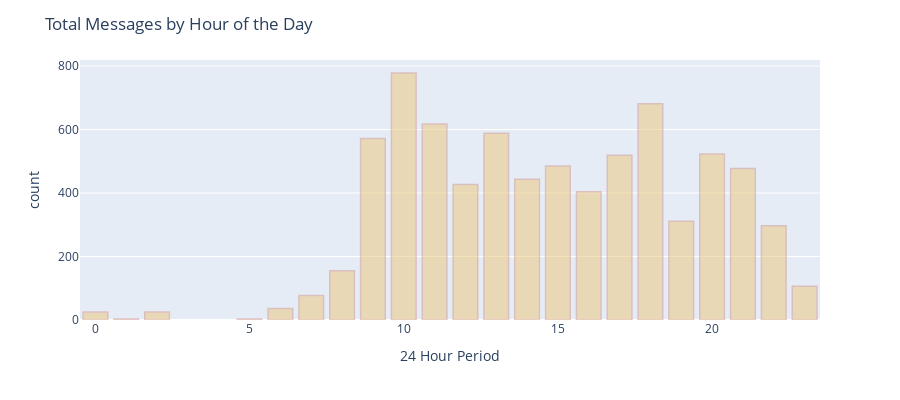

Here is the notebook cell this chart was saved with:
### Code cell
hour_grouped_msg =  (df1.set_index('hour')['Message']
                          .groupby(level=0)
                          .value_counts()
                          .groupby(level=0)
                          .sum()
                          .reset_index(name='count'))
fig = px.bar(hour_grouped_msg, x='hour', y='count',
                 labels={'hour':'24 Hour Period'}, 
                 height=400)
fig.update_traces(marker_color='#EDCC8B', marker_line_color='#D4A29C',
                  marker_line_width=1.5, opacity=0.6)
fig.update_layout(title_text='Total Messages by Hour of the Day')
fig.show()

### Figure 1 — Plotly figure (JSON) as saved in the notebook; plotly's stock layout.template omitted (floating-point values rounded to 4 significant figures)
{"data": [{"alignmentgroup": "True", "hovertemplate": "24 Hour Period=%{x}<br>count=%{y}<extra></extra>", "legendgroup": "", "marker": {"color": "#EDCC8B", "line": {"color": "#D4A29C", "width": 1.5}, "pattern": {"shape": ""}}, "name": "", "offsetgroup": "", "opacity": 0.6, "orientation": "v", "showlegend": false, "textposition": "auto", "type": "bar", "x": [0, 1, 2, 5, 6, 7, 8, 9, 10, 11, 12, 13, 14, 15, 16, 17, 18, 19, 20, 21, 22, 23], "xaxis": "x", "y": [25, 3, 25, 3, 36, 77, 155, 572, 778, 617, 427, 588, 443, 485, 404, 519, 681, 311, 523, 477, 297, 106], "yaxis": "y"}], "layout": {"barmode": "relative", "height": 400, "legend": {"tracegroupgap": 0}, "margin": {"t": 60}, "title": {"text": "Total Messages by Hour of the Day"}, "xaxis": {"anchor": "y", "domain": [0, 1], "title": {"text": "24 Hour Period"}}, "yaxis": {"anchor": "x", "domain": [0, 1], "title": {"text": "count"}}}}
